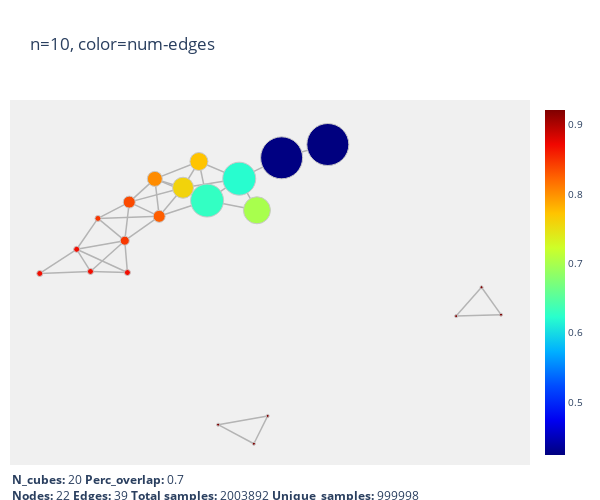
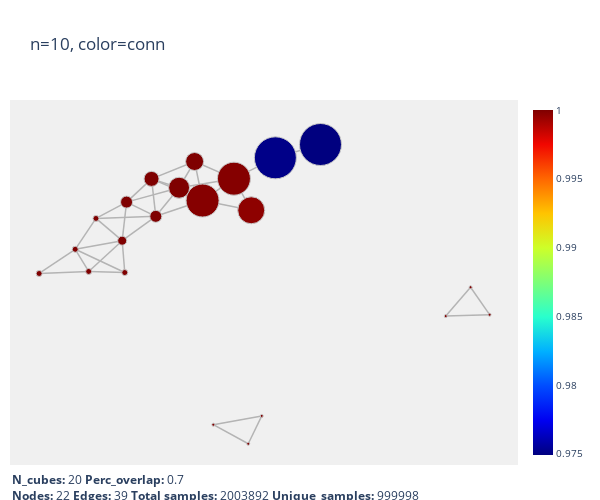
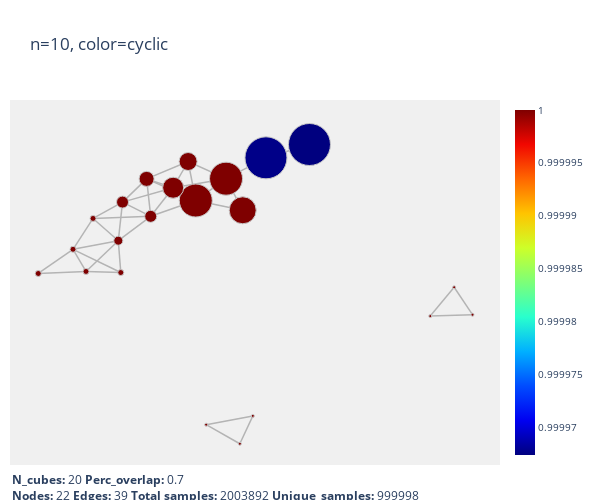
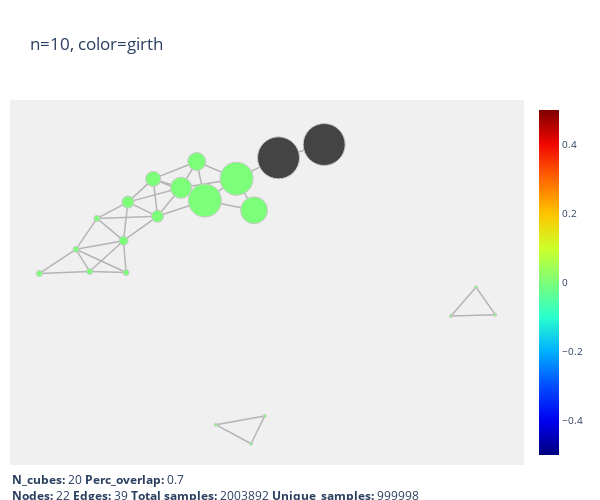

Source (notebook cell) for these figures, in order:
### Code cell
for inv in ['num-edges', 'conn', 'cyclic', 'girth']:
    path = '../data/inv/graph%d.%s.csv' % (GRAPH_N, inv)
    colors = np.genfromtxt(path)
    title = 'n=%d, color=%s' % (GRAPH_N, inv)
    vis = plotlyviz(graph, title=title, colorscale=pl_jet, color_function=colors, width=600, height=500, graph_layout='kk')
    vis.show()

### Figure 1 — Plotly figure (JSON) as saved in the notebook; plotly's stock layout.template omitted (floating-point values rounded to 4 significant figures)
{"data": [{"hoverinfo": "none", "line": {"color": "rgb(180,180,180)", "width": 1.5}, "mode": "lines", "type": "scatter", "uid": "f7b9b85b-20a2-4894-9ff5-5ff14e8bc7f6", "x": [1.785, 1.17, null, 0.6052, 1.17, null, 0.6052, 0.1772, null, 0.6052, 0.841, null, 0.6052, -0.1429, null, 0.6052, 0.06858, null, 0.1772, 0.841, null, 0.1772, -0.1429, null, 0.1772, 0.06858, null, 0.1772, -0.4604, null, 0.1772, -0.5185, null, -0.1429, 0.06858, null, -0.1429, -0.4604, null, -0.1429, -0.5185, null, -0.1429, -0.859, null, 0.06858, -0.5185, null, -0.4604, -0.9187, null, -0.4604, -0.5185, null, -0.4604, -0.859, null, -0.4604, -1.276, null, -0.9187, -0.859, null, -0.9187, -1.559, null, -0.9187, -1.276, null, -0.9187, -1.375, null, -0.9187, -0.8835, null, -0.5185, -0.859, null, -0.859, -1.276, null, -1.559, -1.276, null, -1.559, -1.375, null, -1.559, -0.8835, null, -1.559, -2.051, null, -1.375, -0.8835, null, -1.375, -2.051, null, 0.8002, 0.3242, null, 0.8002, 0.9844, null, 3.832, 4.091, null, 3.832, 3.493, null, 0.3242, 0.9844, null, 4.091, 3.493, null], "y": [2.268, 1.995, null, 1.566, 1.995, null, 1.566, 1.118, null, 1.566, 0.9175, null, 1.566, 1.38, null, 1.566, 1.919, null, 1.118, 0.9175, null, 1.118, 1.38, null, 1.118, 1.919, null, 1.118, 0.7932, null, 1.118, 1.562, null, 1.38, 1.919, null, 1.38, 0.7932, null, 1.38, 1.562, null, 1.38, 1.085, null, 1.919, 1.562, null, 0.7932, 0.2929, null, 0.7932, 1.562, null, 0.7932, 1.085, null, 0.7932, 0.7498, null, 0.2929, 1.085, null, 0.2929, 0.1162, null, 0.2929, 0.7498, null, 0.2929, -0.3386, null, 0.2929, -0.3612, null, 1.562, 1.085, null, 1.085, 0.7498, null, 0.1162, 0.7498, null, 0.1162, -0.3386, null, 0.1162, -0.3612, null, 0.1162, -0.3806, null, -0.3386, -0.3612, null, -0.3386, -0.3806, null, -3.877, -3.485, null, -3.877, -3.305, null, -0.6626, -1.227, null, -0.6626, -1.255, null, -3.485, -3.305, null, -1.227, -1.255, null]}, {"hoverinfo": "text", "marker": {"color": [0.4242, 0.6214, 0.4254, 0.6287, 0.6997, 0.7591, 0.7719, 0.8262, 0.8463, 0.802, 0.8368, 0.8684, 0.8474, 0.8684, 0.8684, 0.8684, 0.9211, 0.9211, 0.9211, 0.9211, 0.9211, 0.9211], "colorbar": {"thickness": 20, "tickfont": {"size": 10}, "ticklen": 4, "x": 1.01}, "colorscale": [[0, "rgb(0, 0, 127)"], [0.1, "rgb(0, 0, 241)"], [0.2, "rgb(0, 76, 255)"], [0.3, "rgb(0, 176, 255)"], [0.4, "rgb(41, 255, 205)"], [0.5, "rgb(124, 255, 121)"], [0.6, "rgb(205, 255, 41)"], [0.7, "rgb(255, 196, 0)"], [0.8, "rgb(255, 103, 0)"], [0.9, "rgb(241, 7, 0)"], [1, "rgb(127, 0, 0)"]], "line": {"color": "rgb(200,200,200)", "width": 1}, "opacity": 1, "showscale": true, "size": [42, 33, 42, 33, 27, 21, 18, 12, 9, 15, 12, 6, 6, 6, 6, 6, 3, 3, 3, 3, 3, 3]}, "mode": "markers", "text": ["cube0_cluster0", "cube0_cluster1", "cube1_cluster0", "cube1_cluster1", "cube2_cluster0", "cube2_cluster1", "cube3_cluster0", "cube3_cluster1", "cube4_cluster1", "cube4_cluster0", "cube5_cluster0", "cube5_cluster1", "cube6_cluster1", "cube6_cluster0", "cube7_cluster0", "cube7_cluster1", "cube8_cluster1", "cube8_cluster0", "cube9_cluster1", "cube9_cluster0", "cube10_cluster0", "cube10_cluster1"], "type": "scatter", "uid": "8c566096-e1e1-4e1f-8373-5a66c86f6e7a", "x": [1.785, 0.6052, 1.17, 0.1772, 0.841, -0.1429, 0.06858, -0.4604, -0.9187, -0.5185, -0.859, -1.559, -1.276, -1.375, -0.8835, -2.051, 0.8002, 3.832, 0.3242, 4.091, 0.9844, 3.493], "y": [2.268, 1.566, 1.995, 1.118, 0.9175, 1.38, 1.919, 0.7932, 0.2929, 1.562, 1.085, 0.1162, 0.7498, -0.3386, -0.3612, -0.3806, -3.877, -0.6626, -3.485, -1.227, -3.305, -1.255]}], "layout": {"annotations": [{"align": "left", "font": {"size": 12}, "showarrow": false, "text": "<b>N_cubes:</b> 20 <b>Perc_overlap:</b> 0.7<br><b>Nodes:</b> 22 <b>Edges:</b> 39 <b>Total samples:</b> 2003892 <b>Unique_samples:</b> 999998", "x": 0, "xanchor": "left", "xref": "paper", "y": -0.01, "yanchor": "top", "yref": "paper"}], "autosize": false, "font": {"size": 12}, "height": 500, "hovermode": "closest", "margin": {"b": 35, "l": 10, "r": 60, "t": 100}, "plot_bgcolor": "rgba(240, 240, 240, 0.95)", "showlegend": false, "title": {"text": "n=10, color=num-edges"}, "width": 600, "xaxis": {"visible": false}, "yaxis": {"visible": false}}}

### Figure 2 — Plotly figure (JSON) as saved in the notebook; plotly's stock layout.template omitted (floating-point values rounded to 4 significant figures)
{"data": [{"hoverinfo": "none", "line": {"color": "rgb(180,180,180)", "width": 1.5}, "mode": "lines", "type": "scatter", "uid": "8b1c7be7-2076-4f3b-9e68-34e74d1a5f72", "x": [1.785, 1.17, null, 0.6052, 1.17, null, 0.6052, 0.1772, null, 0.6052, 0.841, null, 0.6052, -0.1429, null, 0.6052, 0.06858, null, 0.1772, 0.841, null, 0.1772, -0.1429, null, 0.1772, 0.06858, null, 0.1772, -0.4604, null, 0.1772, -0.5185, null, -0.1429, 0.06858, null, -0.1429, -0.4604, null, -0.1429, -0.5185, null, -0.1429, -0.859, null, 0.06858, -0.5185, null, -0.4604, -0.9187, null, -0.4604, -0.5185, null, -0.4604, -0.859, null, -0.4604, -1.276, null, -0.9187, -0.859, null, -0.9187, -1.559, null, -0.9187, -1.276, null, -0.9187, -1.375, null, -0.9187, -0.8835, null, -0.5185, -0.859, null, -0.859, -1.276, null, -1.559, -1.276, null, -1.559, -1.375, null, -1.559, -0.8835, null, -1.559, -2.051, null, -1.375, -0.8835, null, -1.375, -2.051, null, 0.8002, 0.3242, null, 0.8002, 0.9844, null, 3.832, 4.091, null, 3.832, 3.493, null, 0.3242, 0.9844, null, 4.091, 3.493, null], "y": [2.268, 1.995, null, 1.566, 1.995, null, 1.566, 1.118, null, 1.566, 0.9175, null, 1.566, 1.38, null, 1.566, 1.919, null, 1.118, 0.9175, null, 1.118, 1.38, null, 1.118, 1.919, null, 1.118, 0.7932, null, 1.118, 1.562, null, 1.38, 1.919, null, 1.38, 0.7932, null, 1.38, 1.562, null, 1.38, 1.085, null, 1.919, 1.562, null, 0.7932, 0.2929, null, 0.7932, 1.562, null, 0.7932, 1.085, null, 0.7932, 0.7498, null, 0.2929, 1.085, null, 0.2929, 0.1162, null, 0.2929, 0.7498, null, 0.2929, -0.3386, null, 0.2929, -0.3612, null, 1.562, 1.085, null, 1.085, 0.7498, null, 0.1162, 0.7498, null, 0.1162, -0.3386, null, 0.1162, -0.3612, null, 0.1162, -0.3806, null, -0.3386, -0.3612, null, -0.3386, -0.3806, null, -3.877, -3.485, null, -3.877, -3.305, null, -0.6626, -1.227, null, -0.6626, -1.255, null, -3.485, -3.305, null, -1.227, -1.255, null]}, {"hoverinfo": "text", "marker": {"color": [0.9749, 0.9999, 0.9751, 0.9998, 0.9997, 1, 1, 1, 1, 1, 1, 1, 1, 1, 1, 1, 1, 1, 1, 1, 1, 1], "colorbar": {"thickness": 20, "tickfont": {"size": 10}, "ticklen": 4, "x": 1.01}, "colorscale": [[0, "rgb(0, 0, 127)"], [0.1, "rgb(0, 0, 241)"], [0.2, "rgb(0, 76, 255)"], [0.3, "rgb(0, 176, 255)"], [0.4, "rgb(41, 255, 205)"], [0.5, "rgb(124, 255, 121)"], [0.6, "rgb(205, 255, 41)"], [0.7, "rgb(255, 196, 0)"], [0.8, "rgb(255, 103, 0)"], [0.9, "rgb(241, 7, 0)"], [1, "rgb(127, 0, 0)"]], "line": {"color": "rgb(200,200,200)", "width": 1}, "opacity": 1, "showscale": true, "size": [42, 33, 42, 33, 27, 21, 18, 12, 9, 15, 12, 6, 6, 6, 6, 6, 3, 3, 3, 3, 3, 3]}, "mode": "markers", "text": ["cube0_cluster0", "cube0_cluster1", "cube1_cluster0", "cube1_cluster1", "cube2_cluster0", "cube2_cluster1", "cube3_cluster0", "cube3_cluster1", "cube4_cluster1", "cube4_cluster0", "cube5_cluster0", "cube5_cluster1", "cube6_cluster1", "cube6_cluster0", "cube7_cluster0", "cube7_cluster1", "cube8_cluster1", "cube8_cluster0", "cube9_cluster1", "cube9_cluster0", "cube10_cluster0", "cube10_cluster1"], "type": "scatter", "uid": "33d40d32-ee66-484d-bc23-5844325b97d7", "x": [1.785, 0.6052, 1.17, 0.1772, 0.841, -0.1429, 0.06858, -0.4604, -0.9187, -0.5185, -0.859, -1.559, -1.276, -1.375, -0.8835, -2.051, 0.8002, 3.832, 0.3242, 4.091, 0.9844, 3.493], "y": [2.268, 1.566, 1.995, 1.118, 0.9175, 1.38, 1.919, 0.7932, 0.2929, 1.562, 1.085, 0.1162, 0.7498, -0.3386, -0.3612, -0.3806, -3.877, -0.6626, -3.485, -1.227, -3.305, -1.255]}], "layout": {"annotations": [{"align": "left", "font": {"size": 12}, "showarrow": false, "text": "<b>N_cubes:</b> 20 <b>Perc_overlap:</b> 0.7<br><b>Nodes:</b> 22 <b>Edges:</b> 39 <b>Total samples:</b> 2003892 <b>Unique_samples:</b> 999998", "x": 0, "xanchor": "left", "xref": "paper", "y": -0.01, "yanchor": "top", "yref": "paper"}], "autosize": false, "font": {"size": 12}, "height": 500, "hovermode": "closest", "margin": {"b": 35, "l": 10, "r": 60, "t": 100}, "plot_bgcolor": "rgba(240, 240, 240, 0.95)", "showlegend": false, "title": {"text": "n=10, color=conn"}, "width": 600, "xaxis": {"visible": false}, "yaxis": {"visible": false}}}

### Figure 3 — Plotly figure (JSON) as saved in the notebook; plotly's stock layout.template omitted (floating-point values rounded to 4 significant figures)
{"data": [{"hoverinfo": "none", "line": {"color": "rgb(180,180,180)", "width": 1.5}, "mode": "lines", "type": "scatter", "uid": "11250e1f-a640-4c04-91cd-d725b96935d9", "x": [1.785, 1.17, null, 0.6052, 1.17, null, 0.6052, 0.1772, null, 0.6052, 0.841, null, 0.6052, -0.1429, null, 0.6052, 0.06858, null, 0.1772, 0.841, null, 0.1772, -0.1429, null, 0.1772, 0.06858, null, 0.1772, -0.4604, null, 0.1772, -0.5185, null, -0.1429, 0.06858, null, -0.1429, -0.4604, null, -0.1429, -0.5185, null, -0.1429, -0.859, null, 0.06858, -0.5185, null, -0.4604, -0.9187, null, -0.4604, -0.5185, null, -0.4604, -0.859, null, -0.4604, -1.276, null, -0.9187, -0.859, null, -0.9187, -1.559, null, -0.9187, -1.276, null, -0.9187, -1.375, null, -0.9187, -0.8835, null, -0.5185, -0.859, null, -0.859, -1.276, null, -1.559, -1.276, null, -1.559, -1.375, null, -1.559, -0.8835, null, -1.559, -2.051, null, -1.375, -0.8835, null, -1.375, -2.051, null, 0.8002, 0.3242, null, 0.8002, 0.9844, null, 3.832, 4.091, null, 3.832, 3.493, null, 0.3242, 0.9844, null, 4.091, 3.493, null], "y": [2.268, 1.995, null, 1.566, 1.995, null, 1.566, 1.118, null, 1.566, 0.9175, null, 1.566, 1.38, null, 1.566, 1.919, null, 1.118, 0.9175, null, 1.118, 1.38, null, 1.118, 1.919, null, 1.118, 0.7932, null, 1.118, 1.562, null, 1.38, 1.919, null, 1.38, 0.7932, null, 1.38, 1.562, null, 1.38, 1.085, null, 1.919, 1.562, null, 0.7932, 0.2929, null, 0.7932, 1.562, null, 0.7932, 1.085, null, 0.7932, 0.7498, null, 0.2929, 1.085, null, 0.2929, 0.1162, null, 0.2929, 0.7498, null, 0.2929, -0.3386, null, 0.2929, -0.3612, null, 1.562, 1.085, null, 1.085, 0.7498, null, 0.1162, 0.7498, null, 0.1162, -0.3386, null, 0.1162, -0.3612, null, 0.1162, -0.3806, null, -0.3386, -0.3612, null, -0.3386, -0.3806, null, -3.877, -3.485, null, -3.877, -3.305, null, -0.6626, -1.227, null, -0.6626, -1.255, null, -3.485, -3.305, null, -1.227, -1.255, null]}, {"hoverinfo": "text", "marker": {"color": [1.0, 1, 1.0, 1, 1, 1, 1, 1, 1, 1, 1, 1, 1, 1, 1, 1, 1, 1, 1, 1, 1, 1], "colorbar": {"thickness": 20, "tickfont": {"size": 10}, "ticklen": 4, "x": 1.01}, "colorscale": [[0, "rgb(0, 0, 127)"], [0.1, "rgb(0, 0, 241)"], [0.2, "rgb(0, 76, 255)"], [0.3, "rgb(0, 176, 255)"], [0.4, "rgb(41, 255, 205)"], [0.5, "rgb(124, 255, 121)"], [0.6, "rgb(205, 255, 41)"], [0.7, "rgb(255, 196, 0)"], [0.8, "rgb(255, 103, 0)"], [0.9, "rgb(241, 7, 0)"], [1, "rgb(127, 0, 0)"]], "line": {"color": "rgb(200,200,200)", "width": 1}, "opacity": 1, "showscale": true, "size": [42, 33, 42, 33, 27, 21, 18, 12, 9, 15, 12, 6, 6, 6, 6, 6, 3, 3, 3, 3, 3, 3]}, "mode": "markers", "text": ["cube0_cluster0", "cube0_cluster1", "cube1_cluster0", "cube1_cluster1", "cube2_cluster0", "cube2_cluster1", "cube3_cluster0", "cube3_cluster1", "cube4_cluster1", "cube4_cluster0", "cube5_cluster0", "cube5_cluster1", "cube6_cluster1", "cube6_cluster0", "cube7_cluster0", "cube7_cluster1", "cube8_cluster1", "cube8_cluster0", "cube9_cluster1", "cube9_cluster0", "cube10_cluster0", "cube10_cluster1"], "type": "scatter", "uid": "51d7a09e-0d97-4e8e-b4d7-0dee65ecc02c", "x": [1.785, 0.6052, 1.17, 0.1772, 0.841, -0.1429, 0.06858, -0.4604, -0.9187, -0.5185, -0.859, -1.559, -1.276, -1.375, -0.8835, -2.051, 0.8002, 3.832, 0.3242, 4.091, 0.9844, 3.493], "y": [2.268, 1.566, 1.995, 1.118, 0.9175, 1.38, 1.919, 0.7932, 0.2929, 1.562, 1.085, 0.1162, 0.7498, -0.3386, -0.3612, -0.3806, -3.877, -0.6626, -3.485, -1.227, -3.305, -1.255]}], "layout": {"annotations": [{"align": "left", "font": {"size": 12}, "showarrow": false, "text": "<b>N_cubes:</b> 20 <b>Perc_overlap:</b> 0.7<br><b>Nodes:</b> 22 <b>Edges:</b> 39 <b>Total samples:</b> 2003892 <b>Unique_samples:</b> 999998", "x": 0, "xanchor": "left", "xref": "paper", "y": -0.01, "yanchor": "top", "yref": "paper"}], "autosize": false, "font": {"size": 12}, "height": 500, "hovermode": "closest", "margin": {"b": 35, "l": 10, "r": 60, "t": 100}, "plot_bgcolor": "rgba(240, 240, 240, 0.95)", "showlegend": false, "title": {"text": "n=10, color=cyclic"}, "width": 600, "xaxis": {"visible": false}, "yaxis": {"visible": false}}}

### Figure 4 — Plotly figure (JSON) as saved in the notebook; plotly's stock layout.template omitted (floating-point values rounded to 4 significant figures)
{"data": [{"hoverinfo": "none", "line": {"color": "rgb(180,180,180)", "width": 1.5}, "mode": "lines", "type": "scatter", "uid": "73dbbdc0-622e-45da-a57f-d5a3bdfce79e", "x": [1.785, 1.17, null, 0.6052, 1.17, null, 0.6052, 0.1772, null, 0.6052, 0.841, null, 0.6052, -0.1429, null, 0.6052, 0.06858, null, 0.1772, 0.841, null, 0.1772, -0.1429, null, 0.1772, 0.06858, null, 0.1772, -0.4604, null, 0.1772, -0.5185, null, -0.1429, 0.06858, null, -0.1429, -0.4604, null, -0.1429, -0.5185, null, -0.1429, -0.859, null, 0.06858, -0.5185, null, -0.4604, -0.9187, null, -0.4604, -0.5185, null, -0.4604, -0.859, null, -0.4604, -1.276, null, -0.9187, -0.859, null, -0.9187, -1.559, null, -0.9187, -1.276, null, -0.9187, -1.375, null, -0.9187, -0.8835, null, -0.5185, -0.859, null, -0.859, -1.276, null, -1.559, -1.276, null, -1.559, -1.375, null, -1.559, -0.8835, null, -1.559, -2.051, null, -1.375, -0.8835, null, -1.375, -2.051, null, 0.8002, 0.3242, null, 0.8002, 0.9844, null, 3.832, 4.091, null, 3.832, 3.493, null, 0.3242, 0.9844, null, 4.091, 3.493, null], "y": [2.268, 1.995, null, 1.566, 1.995, null, 1.566, 1.118, null, 1.566, 0.9175, null, 1.566, 1.38, null, 1.566, 1.919, null, 1.118, 0.9175, null, 1.118, 1.38, null, 1.118, 1.919, null, 1.118, 0.7932, null, 1.118, 1.562, null, 1.38, 1.919, null, 1.38, 0.7932, null, 1.38, 1.562, null, 1.38, 1.085, null, 1.919, 1.562, null, 0.7932, 0.2929, null, 0.7932, 1.562, null, 0.7932, 1.085, null, 0.7932, 0.7498, null, 0.2929, 1.085, null, 0.2929, 0.1162, null, 0.2929, 0.7498, null, 0.2929, -0.3386, null, 0.2929, -0.3612, null, 1.562, 1.085, null, 1.085, 0.7498, null, 0.1162, 0.7498, null, 0.1162, -0.3386, null, 0.1162, -0.3612, null, 0.1162, -0.3806, null, -0.3386, -0.3612, null, -0.3386, -0.3806, null, -3.877, -3.485, null, -3.877, -3.305, null, -0.6626, -1.227, null, -0.6626, -1.255, null, -3.485, -3.305, null, -1.227, -1.255, null]}, {"hoverinfo": "text", "marker": {"color": [null, 0, null, 0, 0, 0, 0, 0, 0, 0, 0, 0, 0, 0, 0, 0, 0, 0, 0, 0, 0, 0], "colorbar": {"thickness": 20, "tickfont": {"size": 10}, "ticklen": 4, "x": 1.01}, "colorscale": [[0, "rgb(0, 0, 127)"], [0.1, "rgb(0, 0, 241)"], [0.2, "rgb(0, 76, 255)"], [0.3, "rgb(0, 176, 255)"], [0.4, "rgb(41, 255, 205)"], [0.5, "rgb(124, 255, 121)"], [0.6, "rgb(205, 255, 41)"], [0.7, "rgb(255, 196, 0)"], [0.8, "rgb(255, 103, 0)"], [0.9, "rgb(241, 7, 0)"], [1, "rgb(127, 0, 0)"]], "line": {"color": "rgb(200,200,200)", "width": 1}, "opacity": 1, "showscale": true, "size": [42, 33, 42, 33, 27, 21, 18, 12, 9, 15, 12, 6, 6, 6, 6, 6, 3, 3, 3, 3, 3, 3]}, "mode": "markers", "text": ["cube0_cluster0", "cube0_cluster1", "cube1_cluster0", "cube1_cluster1", "cube2_cluster0", "cube2_cluster1", "cube3_cluster0", "cube3_cluster1", "cube4_cluster1", "cube4_cluster0", "cube5_cluster0", "cube5_cluster1", "cube6_cluster1", "cube6_cluster0", "cube7_cluster0", "cube7_cluster1", "cube8_cluster1", "cube8_cluster0", "cube9_cluster1", "cube9_cluster0", "cube10_cluster0", "cube10_cluster1"], "type": "scatter", "uid": "3eb75395-9f4d-465b-bb5f-80d12aba42a5", "x": [1.785, 0.6052, 1.17, 0.1772, 0.841, -0.1429, 0.06858, -0.4604, -0.9187, -0.5185, -0.859, -1.559, -1.276, -1.375, -0.8835, -2.051, 0.8002, 3.832, 0.3242, 4.091, 0.9844, 3.493], "y": [2.268, 1.566, 1.995, 1.118, 0.9175, 1.38, 1.919, 0.7932, 0.2929, 1.562, 1.085, 0.1162, 0.7498, -0.3386, -0.3612, -0.3806, -3.877, -0.6626, -3.485, -1.227, -3.305, -1.255]}], "layout": {"annotations": [{"align": "left", "font": {"size": 12}, "showarrow": false, "text": "<b>N_cubes:</b> 20 <b>Perc_overlap:</b> 0.7<br><b>Nodes:</b> 22 <b>Edges:</b> 39 <b>Total samples:</b> 2003892 <b>Unique_samples:</b> 999998", "x": 0, "xanchor": "left", "xref": "paper", "y": -0.01, "yanchor": "top", "yref": "paper"}], "autosize": false, "font": {"size": 12}, "height": 500, "hovermode": "closest", "margin": {"b": 35, "l": 10, "r": 60, "t": 100}, "plot_bgcolor": "rgba(240, 240, 240, 0.95)", "showlegend": false, "title": {"text": "n=10, color=girth"}, "width": 600, "xaxis": {"visible": false}, "yaxis": {"visible": false}}}
